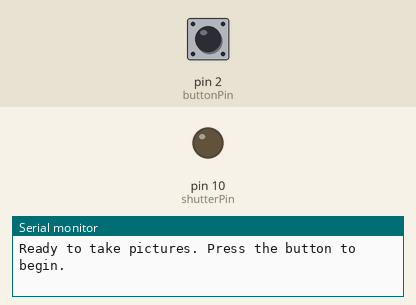
This sketch was run on a simulated Arduino Uno, built with avr-gcc and run on an emulated ATmega328P. On the bench: output pins drawn as LEDs (lit = HIGH), the last lines printed to the serial monitor. Dashed ring = blinking. The inputs (shaded band) are chosen by the test bench; at power-on: pin 2 (buttonPin) HIGH.

Above: at 1.2 s.
1.3 s: pin 2 (buttonPin) pulled LOW for 0.15 s
At 2.45 s:
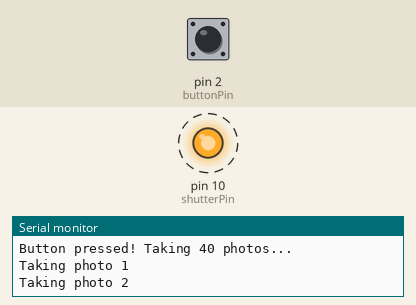
Timing chart, 0 to 10.4 s (numbered marks = the images above; inputs shaded):
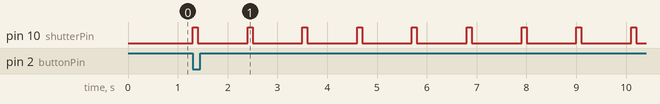

Measured:
- after the input at 1.3 s, pin 10 (shutterPin): alternates HIGH for 0.10 s and LOW for 1.0 s, starting at once

The sketch:

slide_trigger.ino
```cpp
const int shutterPin = 10;    // Pin connected to transistor base via 1k resistor
const int buttonPin = 2;      // Pin connected to button (using INPUT_PULLUP)
const int numShots = 40;      // Number of photos to take per press. Change as needed

bool lastButtonState = HIGH;
bool buttonPressed = false;

void setup() {
  pinMode(shutterPin, OUTPUT);
  digitalWrite(shutterPin, LOW); // Make sure the shutter line is LOW initially

  pinMode(buttonPin, INPUT_PULLUP); // Internal pull-up so button connects to GND when pressed

  Serial.begin(9600); // For optional debugging
  Serial.println("Ready to take pictures. Press the button to begin.");
}

void loop() {
  // Read button state
  bool currentButtonState = digitalRead(buttonPin);

  // Detect falling edge (button press)
  if (lastButtonState == HIGH && currentButtonState == LOW) {
    buttonPressed = true;
  }

  lastButtonState = currentButtonState;

  // If a button press was detected, run the photo sequence
  if (buttonPressed) {
    Serial.println("Button pressed! Taking 40 photos...");

    for (int i = 0; i < numShots; i++) {
      Serial.print("Taking photo ");
      Serial.println(i + 1);

      // Simulate shutter press
      digitalWrite(shutterPin, HIGH);
      delay(100); // Hold shutter press for 100ms
      digitalWrite(shutterPin, LOW);
      delay(1000); // Wait 1 second before next shot
    }

    Serial.println("Done. Waiting for next button press...");
    buttonPressed = false; // Reset flag
  }
}
```
